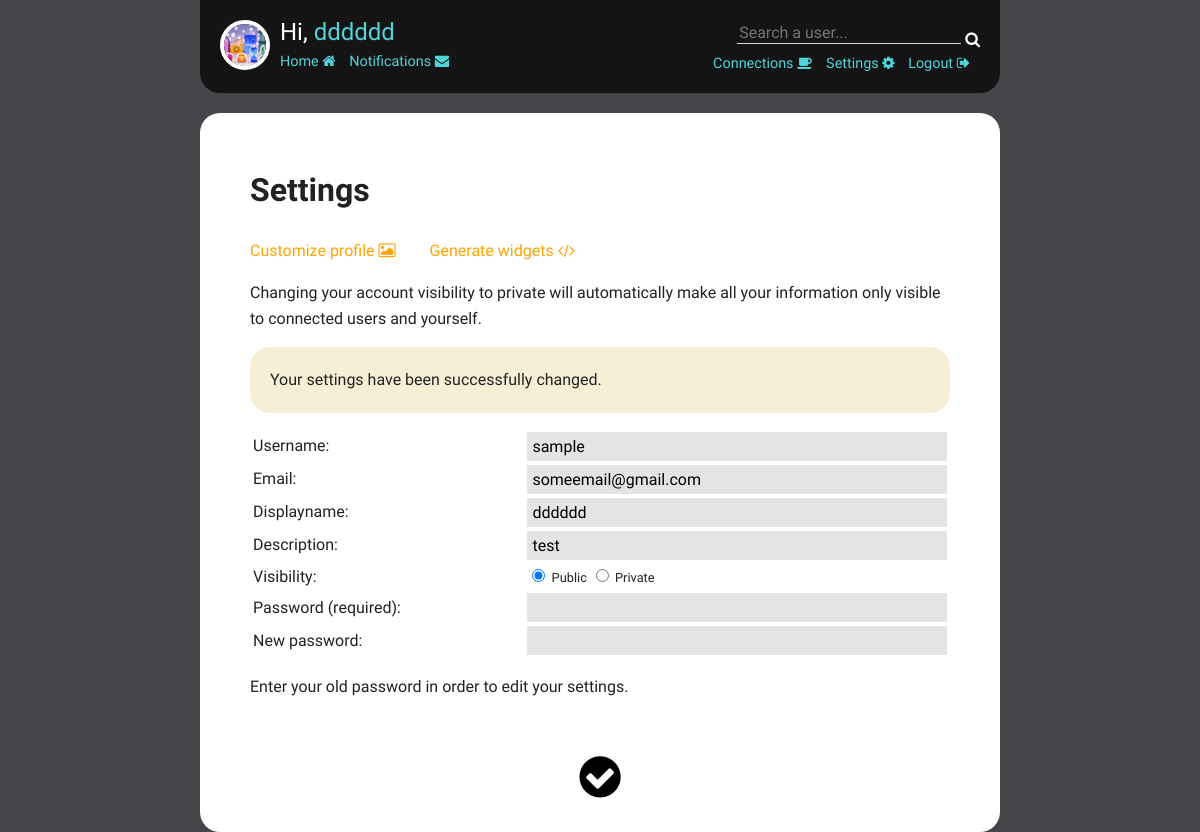
The app's page /user/settings/ (signed in), older data.
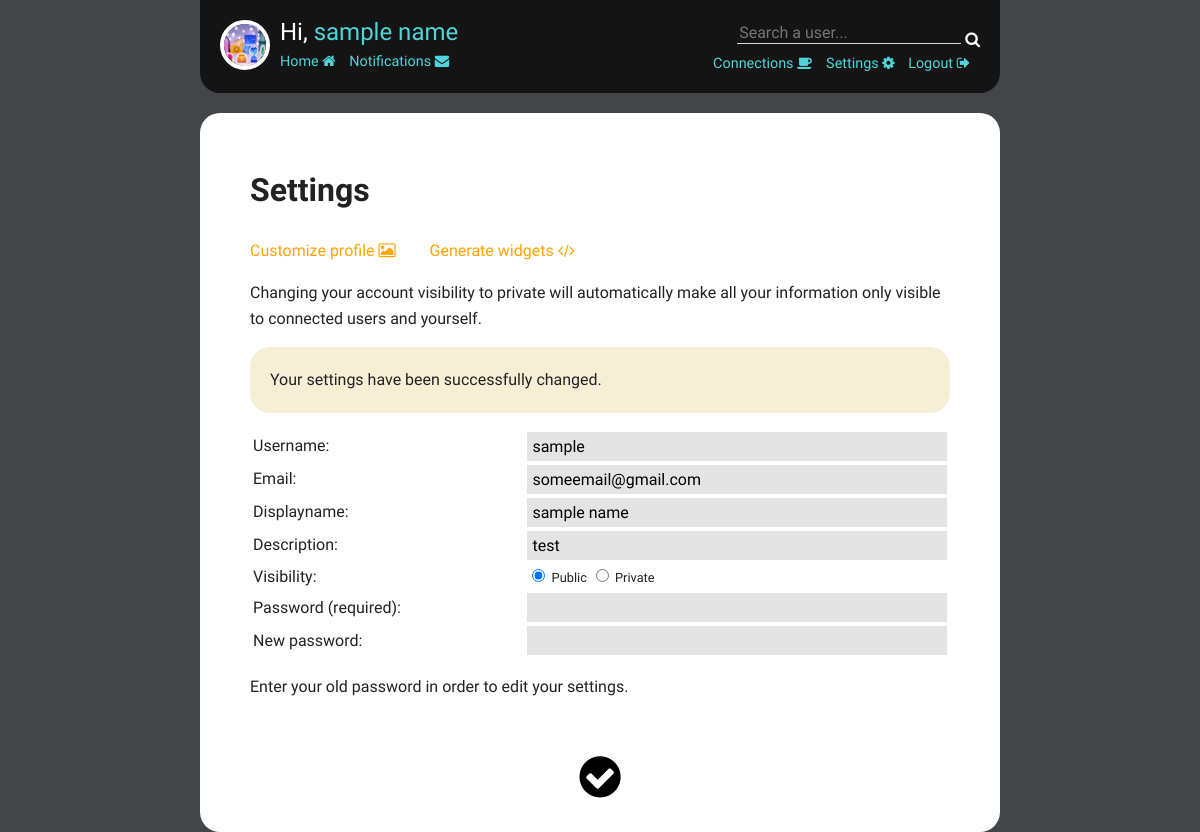
The same page, newer data.
### user/models.py (models this page shows, shortened)
class User(models.Model):
    VIS_CHOICES=(
        (1, 'Public'),
        (0, 'Private'),
    )
    username = models.CharField(max_length=50)
    password = models.CharField(max_length=50)
    email = models.EmailField()
    displayname = models.CharField(max_length=50)
    description = models.CharField(max_length=200, blank=True)
    vis = models.PositiveSmallIntegerField(choices=VIS_CHOICES, default=1)
    profileImg = models.ImageField(upload_to='pic/', default = 'pic/default.jpg')
    bgImg = models.ImageField(upload_to='bg/', default = 'bg/default.jpg')  #change to imagefield?
    useBg = models.BooleanField()

### user/views.py (the view)
def settings(request):
    try:
        uid = request.session.get('login_id')
        u = User.objects.get(id=uid)
    except (KeyError, User.DoesNotExist):
        return HttpResponseRedirect(reverse('main:index'))
    message = getMessage(request, 'settings_success', "Your settings have been successfully changed.")
    notifNum = getUnreadNotifNum(request)
    form = AccountForm(instance=u)
    template = loader.get_template('user/settings.html')
    return HttpResponse(template.render({'form': form, 'user': u, 'notifNum': notifNum, 'message': message}, request))

### user/forms.py
class AccountForm(ModelForm):
    password = forms.CharField(max_length=50, widget=forms.PasswordInput(), label='Password (required)')
    new_password = forms.CharField(max_length=50, required=False, widget=forms.PasswordInput())
    class Meta:
        model = User
        fields = ['username', 'email', 'displayname', 'description', 'vis', 'profileImg', 'bgImg', 'useBg']
        exclude = ['profileImg', 'bgImg', 'useBg']
        labels = {
            'vis' : 'Visibility',
            'profileImg' : 'Profile image',
            'bgImg' : 'Background image',
            'useBg' : 'Enable background',
        }
        widgets = {
            'vis': forms.RadioSelect(attrs={'class': 'radiobutton'}),
        }

### user/views.py (called while the page is built)
def getLoggedInUser(request):
    uid = request.session.get('login_id')
    try:
        u = User.objects.get(id=uid)
    except (KeyError, User.DoesNotExist):
        return None
    return u

def getMessage(request, sessionName, successMessage):
    if get_sessionSuccess(request, sessionName):
        message = successMessage
        request.session[sessionName] = False
    else:
        message = None
    return message

### user/templates/user/settings.html (shortened to what this page needs)
{% extends 'main/layout.html' %}
{% block content %}
<div class="realcontent">
<h1>Settings</h1>
<span class="realcontentlinks">
<a href="{% url 'user:customize' %}" class="hvr-grow">Customize profile <i class="fa fa-picture-o" aria-hidden="true"></i></a>
<a href="{% url 'user:custom' %}" class="hvr-grow">Generate widgets <i class="fa fa-code" aria-hidden="true"></i></a></span>
<p>Changing your account visibility to private will automatically make all your information only visible to connected users and yourself.</p>
{% if message %} <p class="message">{{ message }}</p>{% endif %}
<form action="{% url 'user:editsettings' %}" method="post" enctype="multipart/form-data">
    <div class="styledform"><table>{{ form.as_table }}</table></div>
    <p>Enter your old password in order to edit your settings.</p>
    <br />
    <center><button class="fa fa-check-circle fa-3x submitbutton hvr-grow" type="submit"></button></center>
</form>
</div>
{% endblock %}

### main/templates/main/layout.html (shortened to what this page needs)
{% extends 'main/base.html' %}
{% block header %}
{% if request.session.login_id %}
  <div class="header-leftbar">
    <img src="/media/{{ user.profileImg }}" class="profileImg">
    <span class="greeting">Hi, <a href="{% url 'user:index' %}">{{ user.displayname }}</a></span><br/>
    <span class="header-links">
    <a href="{% url 'main:index' %}" class="hvr-grow">Home <i class="fa fa-home" aria-hidden="true"></i></a>
    <a href="{% url 'user:notifications' %}" class="hvr-grow link-margin-left">Notifications <i class="fa fa-envelope" aria-hidden="true"></i> {% if notifNum != 0 %}{{ notifNum }}{% endif %}</a>
    </span>
  </div><div class="header-rightbar">
  <form action="{% url 'user:searchuser' %}" method="get">
    <input type="text" name="user_name" placeholder="Search a user..." />
    <button class="fa fa-search submitbutton white-search hvr-float" type="submit"></button>
  </form><span class="header-links">
  <a href="{% url 'user:connections' %}" class="hvr-grow link-margin-right">Connections <i class="fa fa-coffee" aria-hidden="true"></i></a>
  <a href="{% url 'user:settings' %}" class="hvr-grow link-margin-right">Settings <i class="fa fa-cog" aria-hidden="true"></i></a>
  <a href="{% url 'user:logout' %}" class="hvr-grow link-margin-right">Logout <i class="fa fa-sign-out" aria-hidden="true"></i></a>
</span>
  </div>
{% endif %}
{% endblock %}

Row changes from the older to the newer data that the page shows:
changed User "sample": displayname "dddddd" → "sample name"
